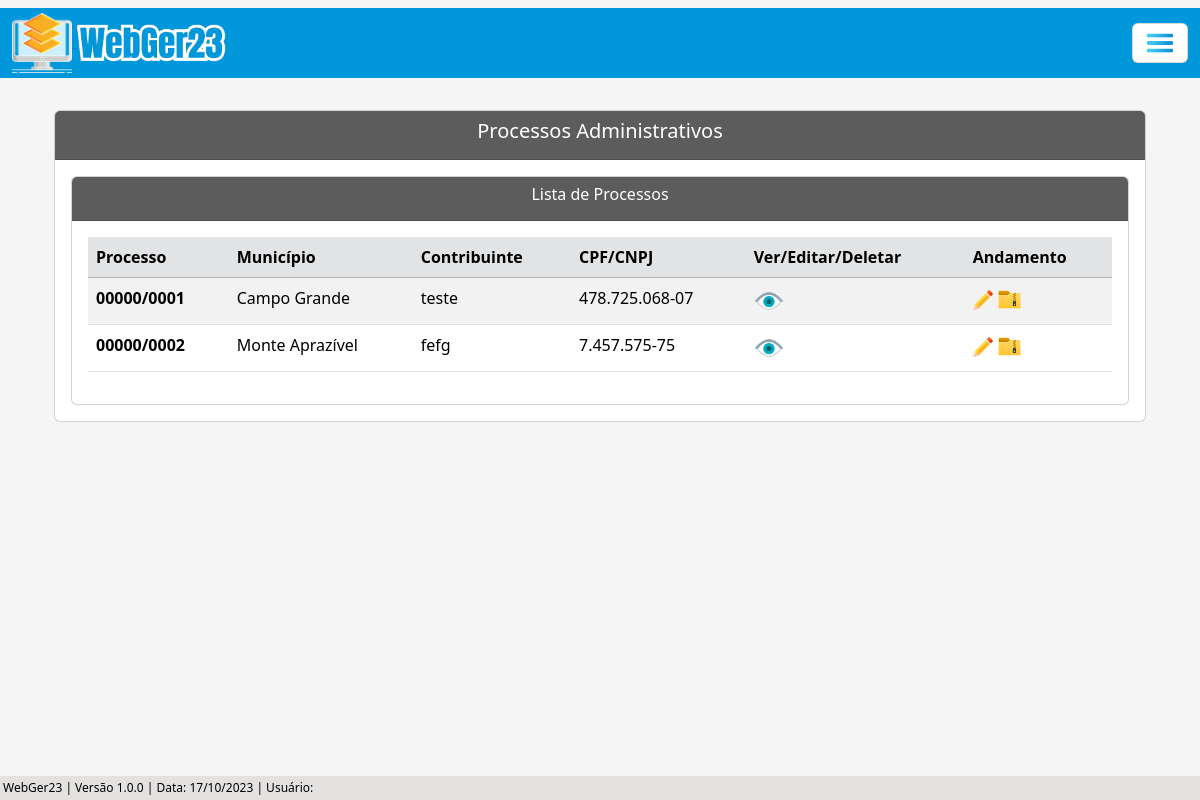
The page /listar/processo-adm/ on the database its author committed.
### processo/models.py (models this page shows, shortened)
class Base(models.Model): # Classe base, será herdada pelas outras classes
    data_criacao = models.DateTimeField('data_criação', auto_now_add=True)
    usuario_criador = models.ForeignKey(get_user_model(), verbose_name='Usuário Criador', on_delete=models.SET_NULL, null=True)
    data_alteracao = models.DateTimeField('Alterado', auto_now=True)
    ativo = models.BooleanField('Ativo', default=True)
    class Meta:
        abstract = True

class ProcessoAdm(Base):
    tipo_pessoas = (
        ('Física', 'Física'), ('Jurídica', 'Jurídica'),
    )
    numero = models.CharField(unique=True, verbose_name='N°', max_length=10) # Número do processo
    municipio = models.CharField(max_length=50, verbose_name='Município') # Município
    uf = models.CharField(max_length=2) # UF
    data_inicial = models.DateField(blank=True, null=True) # Data Inicial do Período do processo
    data_final = models.DateField(blank=True, null=True) # Data final do Período do processo
    data_div_ativa = models.DateField(blank=True, null=True) # Data dívida ativa
    valor_atributo = models.CharField(max_length=14, blank=True, null=True)  # Valor do atributo
    valor_multa = models.CharField(max_length=14, blank=True, null=True) # Valor da multa
    valor_credito = models.CharField(max_length=14, blank=True, null=True) # Valor do crédito
    valor_atualizado = models.CharField(max_length=14, blank=True, null=True) # Valor do atualizado
    data_valor_atualizado = models.DateField(blank=True, null=True) # Data valor atualizado
    nome_contribuinte = models.CharField(max_length=50)  # Nome / Razão Social
    tipo_pessoa = models.CharField(max_length=50, choices=tipo_pessoas) # Física / Jurídica # Utiliza choices(escolhas) para selecionar o tipo de pessoas
    documento = models.CharField(max_length=20, verbose_name='CPF/CNPJ', unique=True) # CPF / CNPJ
    nome_fantasia = models.CharField(max_length=50, blank=True, null=True) # Nome Fantasia
    email = models.EmailField(max_length=50, blank=True, null=True) # E-mail
    endereco = models.CharField(max_length=150) # Rua
    complemento = models.CharField(max_length=50, blank=True, null=True) # Complemento
    municipio_contribuinte = models.CharField(max_length=50, blank=True, null=True) # Município Contribuinte
    uf_contribuinte = models.CharField(max_length=2, verbose_name='UF', blank=True, null=True) # UF Contribuinte
    cep = models.CharField(max_length=10, blank=True, null=True) # CEP
    telefone = models.CharField(max_length=20, blank=True, null=True) # Telefone
    celular = models.CharField(max_length=20, blank=True, null=True) # Celular

### processo/views.py (the view)
# urls.py: path('listar/processo-adm/', ProcessoAdmList.as_view(), name='proc-adm-list'),
class ProcessoAdmList(ListView):
    model = ProcessoAdm
    template_name = 'processos/lists/processo_adm_list.html'

### processo/templates/processos/lists/processo_adm_list.html (shortened to what this page needs)
{% extends 'index.html' %}
{% load static %}
{% block conteudo %}
    <div class="container p-4">
        <div class="card">
            <div class="card-header text-white" style="background-color: #5c5c5c;">
                <h5 style="text-align: center;">Processos Administrativos</h5>
            </div>
            <div class="card-body">
                <div class="card">
                    <div class="card-header text-white" style="background-color: #5c5c5c;; text-align: center;">
                    <h6>Lista de Processos</h6>
                    </div>
                    <div class="card-body">
                        <div class="table-responsive">
                            <table class="table table-striped" id="tabela-listar">
                                <thead>
                                    <tr class="table-secondary">
                                        <th>Processo</th>
                                        <th>Município</th>
                                        <th>Contribuinte</th>
                                        <th>CPF/CNPJ</th>
                                        <th>Ver/Editar/Deletar</th>
                                        <th>Andamento</th>
                                    </tr>
                                </thead>
                                <tbody>
                                    {% for processo in object_list %}
                                    <tr>
                                        <td><b>{{ processo.numero }}</b></td>
                                        <td>{{ processo.municipio }}</td>
                                        <td>{{ processo.nome_contribuinte }}</td>
                                        <td>{{ processo.documento }}</td>
                                            <td>
                                                <a href="{% url 'proc-adm-view' processo.pk %}"><img src="{% static 'img/olho3.png' %}" width="30"></i></a>
                                            </td>
                                        <td>
                                            <a href="{% url 'andamento-adm-list-update' processo.pk %}"><img src="{% static 'img/botao-editar.png' %}" width="20"></a>
                                            <a href="{% url 'andamento-adm-list' processo.pk %}"><img src="{% static 'img/arquivo.png' %}" width="25"></a>
                                        </td>
                                    </tr>
                                    {% endfor %}
                                </tbody>
                            </table>
                        </div>
                    </div>
                </div>
            </div>
        </div>
    </div>
    <br>
    {% endblock %}

### core/static/css/estilos.css (style rules this page uses)
body { background-color: whitesmoke; margin: 0; padding: 0; display: flex; flex-direction: column; min-height: 100vh; position: relative; }

### rows shown on the page
ProcessoAdm: numero "00000/0001", municipio "Campo Grande", nome_contribuinte "teste", documento "478.725.068-07"
ProcessoAdm: numero "00000/0002", municipio "Monte Aprazível", nome_contribuinte "fefg", documento "7.457.575-75"
